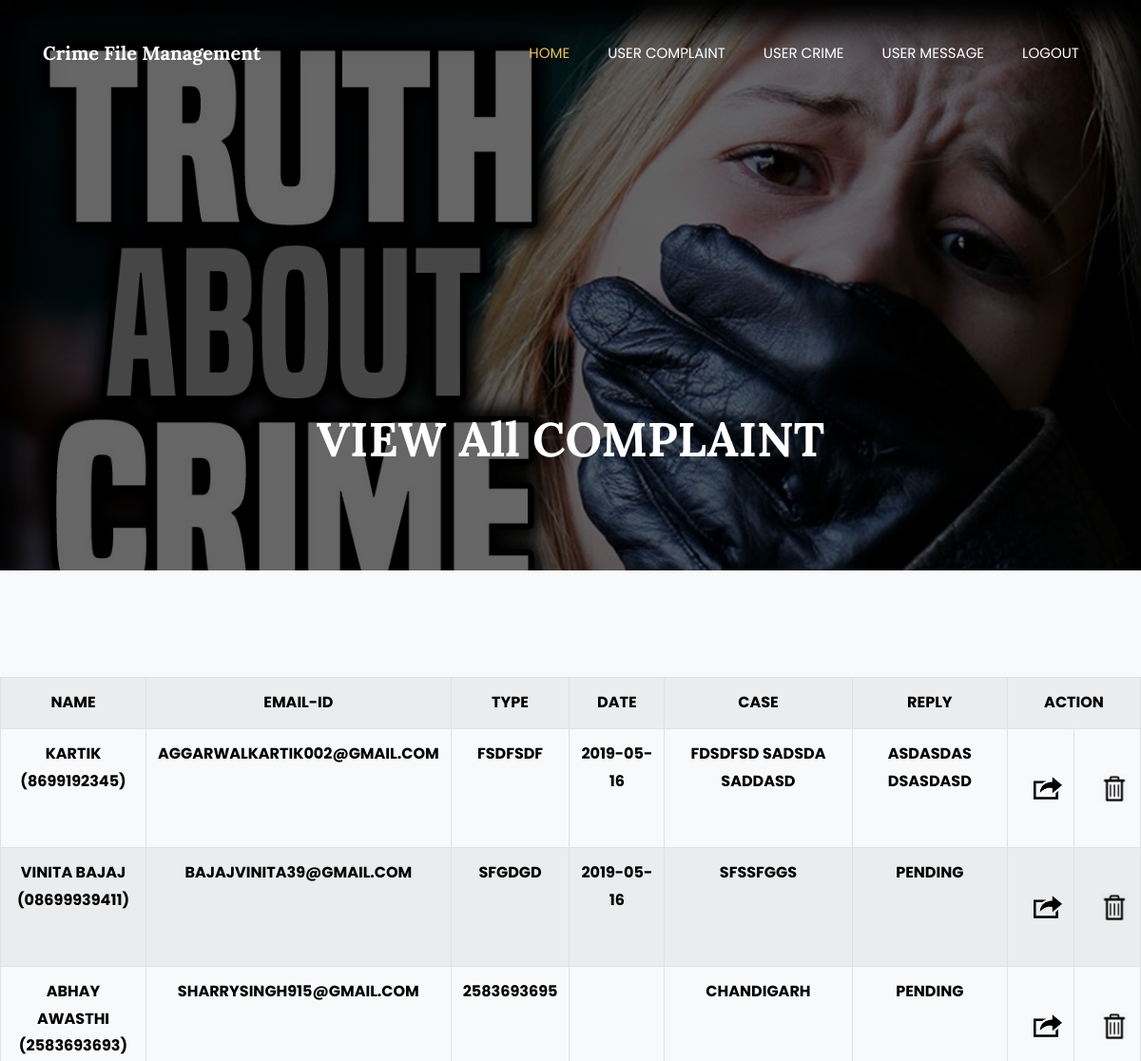
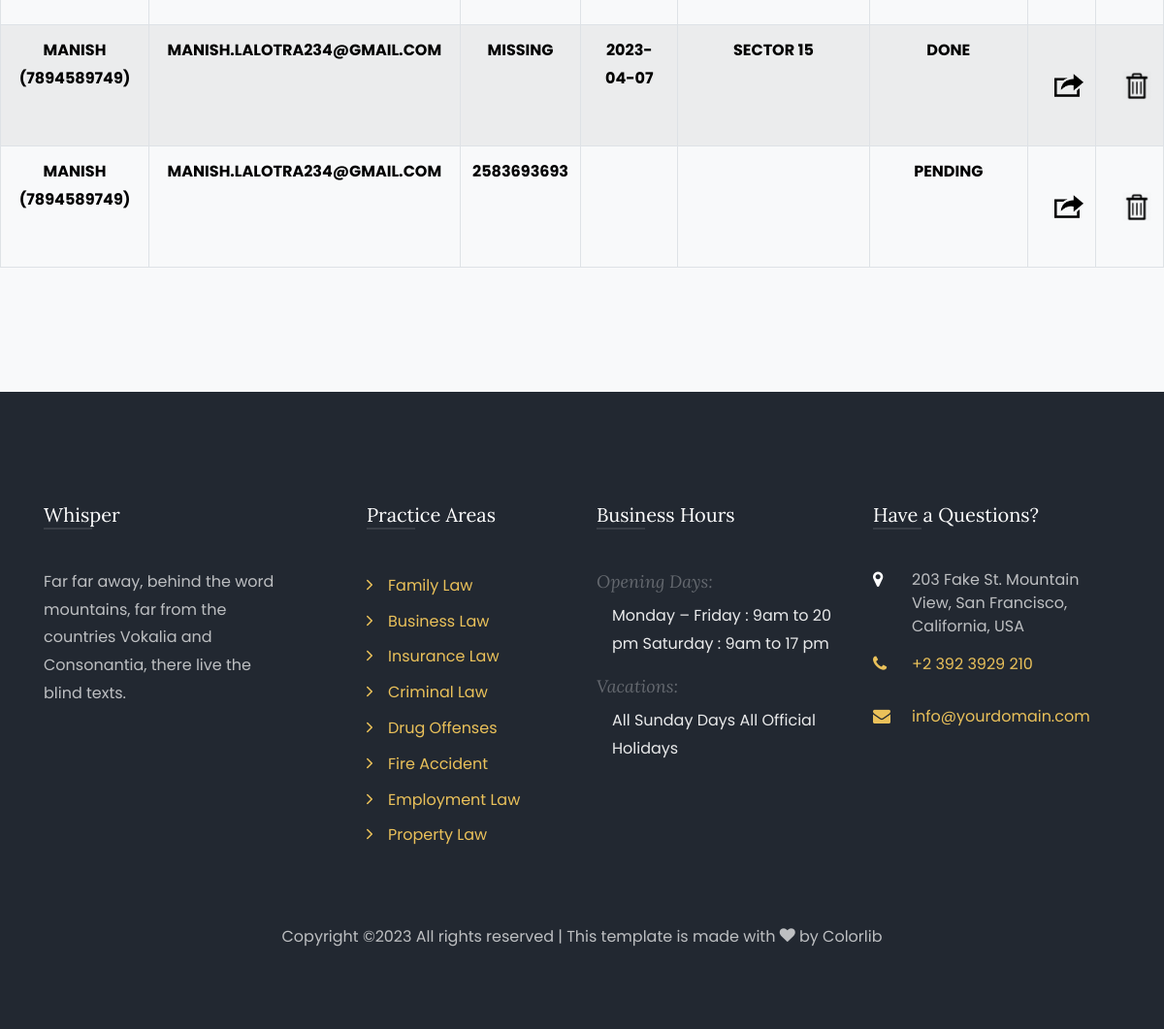
The app's page /user_complaint/ (signed in) with its own data (2 pictures, top to bottom).
### crime/models.py (models this page shows, shortened)
class Addcom2(models.Model):
	p_id = models.AutoField(primary_key=True)
	name=models.CharField(max_length=100)
	email=models.CharField(max_length=100)
	no=models.CharField(max_length=100)
	type1=models.CharField(max_length=100)
	date=models.CharField(max_length=100)
	case1=models.TextField(max_length=500)
	rpy=models.TextField(max_length=500)

### crime/views.py (the view)
# urls.py: path('user_complaint/',views.user_complaint),
def user_complaint(request):
	if request.session.has_key('admin'):
		email = request.session['admin']
		data=Addcom2.objects.all()
		return render(request,"template/user_complaint.html", {"alldata" : data})
	else:
		return redirect('/login/')

### crime/template/user_complaint.html (shortened to what this page needs)
{% load static %}
{% include 'template/adminmenu.html' %}
    <section class="hero-wrap hero-wrap-2"
    style="background-image: url({% static 'my/12.jpg' %});" data-stellar-background-ratio="0.5">
      <div class="overlay"></div>
      <div class="container">
        <div class="row no-gutters slider-text align-items-end justify-content-center">
          <div class="col-md-9 ftco-animate pb-5 text-center">
            <h1 class="mb-3 bread">VIEW All COMPLAINT</h1>
            <p class="breadcrumbs"><span class="mr-2">
          </div>
        </div>
      </div>
    </section>
   <section class="ftco-section bg-light">
      <div class="container-fluid">
        <div class="row">
          <table class="table table-striped table-bordered">
            <tr>
                <th>Name</th>
                <th>email-id</th>
                <th>type</th>
                <th>date</th>
                <th>Case</th>
                <th>Reply</th>
                <th colspan="2">Action</th>
              </tr>
              {% for single in alldata %}
                <tr>
                    <th>{{single.name}}<br/>({{single.no}})</th>
                    <th>{{single.email}}</th>
                    <th>{{single.type1}}</th>
                    <th>{{single.date}}</th>
                    <th>{{single.case1}}</th>
                    <th>{{single.rpy}}</th>
                    <th>
                      <a href=" {% url 'cmp_rpy' pk=single.p_id %}" style="    line-height: 100px;
    text-align: center;
    margin-left: 15px;"><img src="{% static 'my/rpy.png' %}" height="30" width="30"></a> </th>
    <th><a href=" {% url 'delete_cmp' pk=single.p_id %}" style="    line-height: 100px;
    text-align: center;
    margin-left: 15px;"><img src="{% static 'my/del.png' %}" height="30" width="30"></a> </th>
                  </tr>
          {% endfor %}
        </table>
        </div>
      </div>
    </section>
    {% include 'template/adminfooter.html' %}

### crime/template/user_complaint.html (style rules this page uses)
th { text-align: center; color: black; text-transform: uppercase; }

### records on screen
Addcom2: name "KARTIK", no "8699192345", email "AGGARWALKARTIK002@GMAIL.COM", type1 "FSDFSDF", date "2019-05-16", case1 "FDSDFSD SADSDA SADDASD", rpy "ASDASDAS DSASDASD"
Addcom2: name "VINITA BAJAJ", no "08699939411", email "BAJAJVINITA39@GMAIL.COM", type1 "SFGDGD", date "2019-05-16", case1 "SFSSFGGS", rpy "PENDING"
Addcom2: name "ABHAY AWASTHI", no "2583693693", email "SHARRYSINGH915@GMAIL.COM", type1 "2583693695", case1 "CHANDIGARH", rpy "PENDING"
Addcom2: name "MANISH", no "7894589749", email "MANISH.LALOTRA234@GMAIL.COM", type1 "MISSING", date "2023-04-07", case1 "SECTOR 15", rpy "DONE"
Addcom2: name "MANISH", no "7894589749", email "MANISH.LALOTRA234@GMAIL.COM", type1 "2583693693", rpy "PENDING"
